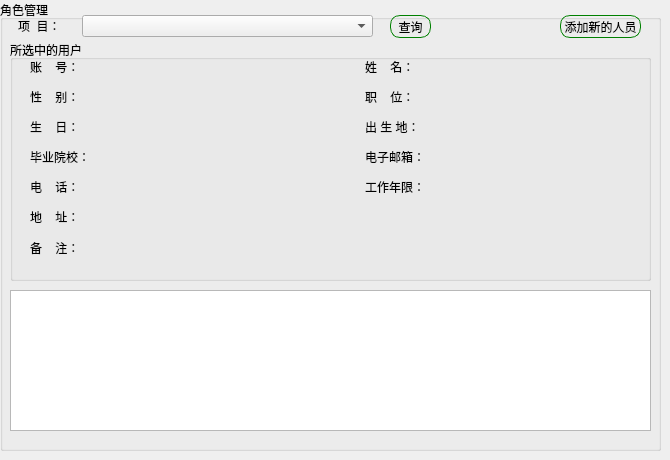
    <widget class="QWidget" name="page_11">
     <widget class="QGroupBox" name="groupBox_14">
      <property name="geometry">
       <rect>
        <x>0</x>
        <y>0</y>
        <width>661</width>
        <height>451</height>
       </rect>
      </property>
      <property name="title">
       <string>角色管理</string>
      </property>
      <widget class="QPushButton" name="BtnRoleManagerSelection">
       <property name="geometry">
        <rect>
         <x>390</x>
         <y>15</y>
         <width>41</width>
         <height>23</height>
        </rect>
       </property>
       <property name="styleSheet">
        <string notr="true">border: 1px solid green;
border-radius:10px;
</string>
       </property>
       <property name="text">
        <string>查询</string>
       </property>
      </widget>
      <widget class="QPushButton" name="BtnAddUser">
       <property name="geometry">
        <rect>
         <x>560</x>
         <y>15</y>
         <width>81</width>
         <height>23</height>
        </rect>
       </property>
       <property name="styleSheet">
        <string notr="true">border: 1px solid green;
border-radius:10px;
</string>
       </property>
       <property name="text">
        <string>添加新的人员</string>
       </property>
      </widget>
      <widget class="QTableWidget" name="tableRole">
       <property name="geometry">
        <rect>
         <x>10</x>
         <y>290</y>
         <width>641</width>
         <height>141</height>
        </rect>
       </property>
      </widget>
      <widget class="QComboBox" name="roleCombo">
       <property name="geometry">
        <rect>
         <x>82</x>
         <y>15</y>
         <width>291</width>
         <height>22</height>
        </rect>
       </property>
      </widget>
      <widget class="QLabel" name="label_314">
       <property name="geometry">
        <rect>
         <x>18</x>
         <y>20</y>
         <width>54</width>
         <height>12</height>
        </rect>
       </property>
       <property name="styleSheet">
        <string notr="true"/>
       </property>
       <property name="text">
        <string>项  目：</string>
       </property>
      </widget>
      <widget class="QGroupBox" name="groupBox_30">
       <property name="geometry">
        <rect>
         <x>10</x>
         <y>40</y>
         <width>641</width>
         <height>241</height>
        </rect>
       </property>
       <property name="title">
        <string>所选中的用户</string>
       </property>
       <widget class="QLabel" name="label_144">
        <property name="geometry">
         <rect>
          <x>20</x>
          <y>49</y>
          <width>71</width>
          <height>16</height>
         </rect>
        </property>
        <property name="styleSheet">
         <string notr="true">font: 75 11pt &quot;黑体&quot;;</string>
        </property>
        <property name="text">
         <string>性    别：</string>
        </property>
       </widget>
       <widget class="QLabel" name="label_145">
        <property name="geometry">
         <rect>
          <x>20</x>
          <y>19</y>
          <width>71</width>
          <height>16</height>
         </rect>
        </property>
        <property name="styleSheet">
         <string notr="true">font: 75 11pt &quot;黑体&quot;;</string>
        </property>
        <property name="text">
         <string>账    号：</string>
        </property>
       </widget>
       <widget class="QLabel" name="infoBirthday_3">
        <property name="geometry">
         <rect>
          <x>105</x>
          <y>79</y>
          <width>161</width>
          <height>16</height>
         </rect>
        </property>
        <property name="styleSheet">
         <string notr="true">font: 75 11pt &quot;黑体&quot;;
text-decoration: underline;</string>
        </property>
        <property name="text">
         <string/>
        </property>
       </widget>
       <widget class="QLabel" name="infoGraduation_3">
        <property name="geometry">
         <rect>
          <x>105</x>
          <y>109</y>
          <width>241</width>
          <height>16</height>
         </rect>
        </property>
        <property name="styleSheet">
         <string notr="true">font: 75 11pt &quot;黑体&quot;;
text-decoration: underline;</string>
        </property>
        <property name="text">
         <string/>
        </property>
       </widget>
       <widget class="QLabel" name="label_146">
        <property name="geometry">
         <rect>
          <x>20</x>
          <y>139</y>
          <width>71</width>
          <height>16</height>
         </rect>
        </property>
        <property name="styleSheet">
         <string notr="true">font: 75 11pt &quot;黑体&quot;;</string>
        </property>
        <property name="text">
         <string>电    话：</string>
        </property>
       </widget>
       <widget class="QLabel" name="infoPhone_3">
        <property name="geometry">
         <rect>
          <x>105</x>
          <y>139</y>
          <width>171</width>
          <height>16</height>
         </rect>
        </property>
        <property name="styleSheet">
         <string notr="true">font: 75 11pt &quot;黑体&quot;;
text-decoration: underline;</string>
        </property>
        <property name="text">
         <string/>
        </property>
       </widget>
       <widget class="QLabel" name="label_147">
        <property name="geometry">
         <rect>
          <x>20</x>
          <y>169</y>
          <width>71</width>
          <height>16</height>
         </rect>
        </property>
        <property name="styleSheet">
         <string notr="true">font: 75 11pt &quot;黑体&quot;;</string>
        </property>
        <property name="text">
         <string>地    址：</string>
        </property>
       </widget>
       <widget class="QLabel" name="label_148">
        <property name="geometry">
         <rect>
          <x>355</x>
          <y>49</y>
          <width>71</width>
          <height>16</height>
         </rect>
        </property>
        <property name="styleSheet">
         <string notr="true">font: 75 11pt &quot;黑体&quot;;</string>
        </property>
        <property name="text">
         <string>职    位：</string>
        </property>
       </widget>
       <widget class="QLabel" name="infoSex_3">
        <property name="geometry">
         <rect>
          <x>105</x>
          <y>49</y>
          <width>161</width>
          <height>16</height>
         </rect>
        </property>
        <property name="styleSheet">
         <string notr="true">font: 75 11pt &quot;黑体&quot;;
text-decoration: underline;</string>
        </property>
        <property name="text">
         <string/>
        </property>
       </widget>
       <widget class="QLabel" name="infoAccount_3">
        <property name="geometry">
         <rect>
          <x>105</x>
          <y>19</y>
          <width>161</width>
          <height>16</height>
         </rect>
        </property>
        <property name="styleSheet">
         <string notr="true">font: 75 11pt &quot;黑体&quot;;
text-decoration: underline;</string>
        </property>
        <property name="text">
         <string/>
        </property>
       </widget>
       <widget class="QLabel" name="label_149">
        <property name="geometry">
         <rect>
          <x>355</x>
          <y>109</y>
          <width>71</width>
          <height>16</height>
         </rect>
        </property>
        <property name="styleSheet">
         <string notr="true">font: 75 11pt &quot;黑体&quot;;</string>
        </property>
        <property name="text">
         <string>电子邮箱：</string>
        </property>
       </widget>
       <widget class="QLabel" name="infoAddress_3">
        <property name="geometry">
         <rect>
          <x>105</x>
          <y>169</y>
          <width>511</width>
          <height>16</height>
         </rect>
        </property>
        <property name="styleSheet">
         <string notr="true">font: 75 11pt &quot;黑体&quot;;
text-decoration: underline;</string>
        </property>
        <property name="text">
         <string/>
        </property>
       </widget>
       <widget class="QLabel" name="label_150">
        <property name="geometry">
         <rect>
          <x>20</x>
          <y>79</y>
          <width>71</width>
          <height>16</height>
         </rect>
        </property>
        <property name="styleSheet">
         <string notr="true">font: 75 11pt &quot;黑体&quot;;</string>
        </property>
        <property name="text">
         <string>生    日：</string>
        </property>
       </widget>
       <widget class="QLabel" name="infoEmail_3">
        <property name="geometry">
         <rect>
          <x>440</x>
          <y>109</y>
          <width>191</width>
          <height>16</height>
         </rect>
        </property>
        <property name="styleSheet">
         <string notr="true">font: 75 11pt &quot;黑体&quot;;
text-decoration: underline;</string>
        </property>
        <property name="text">
         <string/>
        </property>
       </widget>
       <widget class="QLabel" name="label_151">
        <property name="geometry">
         <rect>
          <x>355</x>
          <y>19</y>
          <width>71</width>
          <height>16</height>
         </rect>
        </property>
        <property name="styleSheet">
         <string notr="true">font: 75 11pt &quot;黑体&quot;;</string>
        </property>
        <property name="text">
         <string>姓    名：</string>
        </property>
       </widget>
       <widget class="QLabel" name="label_152">
        <property name="geometry">
         <rect>
          <x>355</x>
          <y>79</y>
          <width>71</width>
          <height>16</height>
         </rect>
        </property>
        <property name="styleSheet">
         <string notr="true">font: 75 11pt &quot;黑体&quot;;</string>
        </property>
        <property name="text">
         <string>出 生 地：</string>
        </property>
       </widget>
       <widget class="QLabel" name="label_153">
        <property name="geometry">
         <rect>
          <x>355</x>
          <y>139</y>
          <width>71</width>
          <height>16</height>
         </rect>
        </property>
        <property name="styleSheet">
         <string notr="true">font: 75 11pt &quot;黑体&quot;;</string>
        </property>
        <property name="text">
         <string>工作年限：</string>
        </property>
       </widget>
       <widget class="QLabel" name="infoPost_3">
        <property name="geometry">
         <rect>
          <x>440</x>
          <y>49</y>
          <width>161</width>
          <height>16</height>
         </rect>
        </property>
        <property name="styleSheet">
         <string notr="true">font: 75 11pt &quot;黑体&quot;;
text-decoration: underline;</string>
        </property>
        <property name="text">
         <string/>
        </property>
       </widget>
       <widget class="QLabel" name="label_154">
        <property name="geometry">
         <rect>
          <x>20</x>
          <y>200</y>
          <width>71</width>
          <height>16</height>
         </rect>
        </property>
        <property name="styleSheet">
         <string notr="true">font: 75 11pt &quot;黑体&quot;;</string>
        </property>
        <property name="text">
         <string>备    注：</string>
        </property>
       </widget>
       <widget class="QLabel" name="infoBirthPlace_3">
        <property name="geometry">
         <rect>
          <x>440</x>
          <y>79</y>
          <width>161</width>
          <height>16</height>
         </rect>
        </property>
        <property name="styleSheet">
         <string notr="true">font: 75 11pt &quot;黑体&quot;;
text-decoration: underline;</string>
        </property>
        <property name="text">
         <string/>
        </property>
       </widget>
       <widget class="QLabel" name="infoName_3">
        <property name="geometry">
         <rect>
          <x>440</x>
          <y>19</y>
          <width>161</width>
          <height>16</height>
         </rect>
        </property>
        <property name="styleSheet">
         <string notr="true">font: 75 11pt &quot;黑体&quot;;
text-decoration: underline;</string>
        </property>
        <property name="text">
         <string/>
        </property>
       </widget>
       <widget class="QLabel" name="infoWorkyears_3">
        <property name="geometry">
         <rect>
          <x>440</x>
          <y>139</y>
          <width>51</width>
          <height>16</height>
         </rect>
        </property>
        <property name="styleSheet">
         <string notr="true">font: 75 11pt &quot;黑体&quot;;
</string>
        </property>
        <property name="text">
         <string/>
        </property>
       </widget>
       <widget class="QLabel" name="infoRemark_3">
        <property name="geometry">
         <rect>
          <x>105</x>
          <y>200</y>
          <width>481</width>
          <height>21</height>
         </rect>
        </property>
        <property name="styleSheet">
         <string notr="true">font: 75 11pt &quot;黑体&quot;;
text-decoration: underline;</string>
        </property>
        <property name="text">
         <string/>
        </property>
       </widget>
       <widget class="QLabel" name="label_155">
        <property name="geometry">
         <rect>
          <x>20</x>
          <y>109</y>
          <width>71</width>
          <height>16</height>
         </rect>
        </property>
        <property name="styleSheet">
         <string notr="true">font: 75 11pt &quot;黑体&quot;;</string>
        </property>
        <property name="text">
         <string>毕业院校：</string>
        </property>
       </widget>
      </widget>
      <widget class="QLabel" name="roleinfo">
       <property name="geometry">
        <rect>
         <x>437</x>
         <y>16</y>
         <width>121</width>
         <height>21</height>
        </rect>
       </property>
       <property name="styleSheet">
        <string notr="true">color:rgb(255,0,0);
font: 75 10pt &quot;黑体&quot;;</string>
       </property>
       <property name="text">
        <string/>
       </property>
      </widget>
     </widget>
    </widget>
